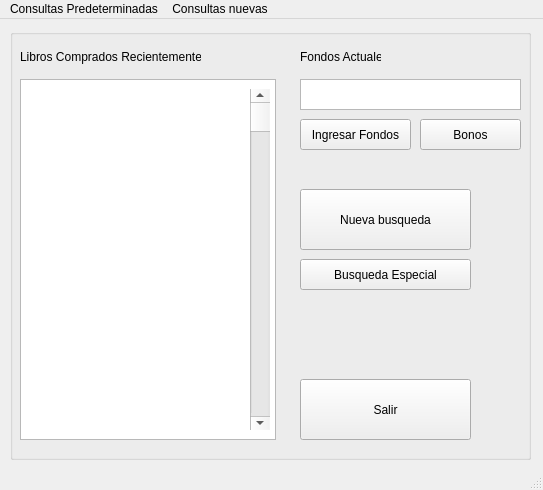
<?xml version="1.0" encoding="UTF-8"?>
<ui version="4.0">
 <class>MainWindow</class>
 <widget class="QMainWindow" name="MainWindow">
  <property name="geometry">
   <rect>
    <x>0</x>
    <y>0</y>
    <width>543</width>
    <height>490</height>
   </rect>
  </property>
  <property name="acceptDrops">
   <bool>false</bool>
  </property>
  <property name="windowTitle">
   <string>Bookeeper</string>
  </property>
  <widget class="QWidget" name="centralwidget">
   <widget class="QGroupBox" name="groupBox">
    <property name="geometry">
     <rect>
      <x>10</x>
      <y>10</y>
      <width>521</width>
      <height>431</height>
     </rect>
    </property>
    <property name="title">
     <string/>
    </property>
    <widget class="QListView" name="listaComprados">
     <property name="geometry">
      <rect>
       <x>10</x>
       <y>50</y>
       <width>256</width>
       <height>361</height>
      </rect>
     </property>
    </widget>
    <widget class="QLabel" name="label">
     <property name="geometry">
      <rect>
       <x>10</x>
       <y>20</y>
       <width>181</width>
       <height>16</height>
      </rect>
     </property>
     <property name="text">
      <string>Libros Comprados Recientemente</string>
     </property>
    </widget>
    <widget class="QPushButton" name="pushButton">
     <property name="geometry">
      <rect>
       <x>290</x>
       <y>160</y>
       <width>171</width>
       <height>61</height>
      </rect>
     </property>
     <property name="text">
      <string>Nueva busqueda</string>
     </property>
    </widget>
    <widget class="QScrollBar" name="verticalScrollBar">
     <property name="geometry">
      <rect>
       <x>240</x>
       <y>60</y>
       <width>20</width>
       <height>341</height>
      </rect>
     </property>
     <property name="orientation">
      <enum>Qt::Vertical</enum>
     </property>
    </widget>
    <widget class="QLabel" name="label_2">
     <property name="geometry">
      <rect>
       <x>290</x>
       <y>20</y>
       <width>81</width>
       <height>16</height>
      </rect>
     </property>
     <property name="text">
      <string>Fondos Actuales</string>
     </property>
    </widget>
    <widget class="QTextEdit" name="textEdit">
     <property name="geometry">
      <rect>
       <x>290</x>
       <y>50</y>
       <width>221</width>
       <height>31</height>
      </rect>
     </property>
    </widget>
    <widget class="QPushButton" name="pushButton_3">
     <property name="geometry">
      <rect>
       <x>290</x>
       <y>90</y>
       <width>111</width>
       <height>31</height>
      </rect>
     </property>
     <property name="text">
      <string>Ingresar Fondos</string>
     </property>
    </widget>
    <widget class="QPushButton" name="pushButton_2">
     <property name="geometry">
      <rect>
       <x>410</x>
       <y>90</y>
       <width>101</width>
       <height>31</height>
      </rect>
     </property>
     <property name="text">
      <string>Bonos</string>
     </property>
    </widget>
    <widget class="QPushButton" name="pushButton_4">
     <property name="geometry">
      <rect>
       <x>290</x>
       <y>230</y>
       <width>171</width>
       <height>31</height>
      </rect>
     </property>
     <property name="text">
      <string>Busqueda Especial</string>
     </property>
    </widget>
    <widget class="QPushButton" name="pushButton_5">
     <property name="geometry">
      <rect>
       <x>290</x>
       <y>350</y>
       <width>171</width>
       <height>61</height>
      </rect>
     </property>
     <property name="text">
      <string>Salir</string>
     </property>
    </widget>
   </widget>
  </widget>
  <widget class="QMenuBar" name="menubar">
   <property name="geometry">
    <rect>
     <x>0</x>
     <y>0</y>
     <width>543</width>
     <height>21</height>
    </rect>
   </property>
   <widget class="QMenu" name="menuConsultasPredeterminadas">
    <property name="title">
     <string>Consultas Predeterminadas</string>
    </property>
    <addaction name="actionLibrosRecientesConEntradasExtraRegla1"/>
    <addaction name="actionLibrosDeFiccinDe4OMsEstrellasConEntradasExtrasY10DeDescuento"/>
    <addaction name="actionRegla3"/>
    <addaction name="actionRegla4"/>
    <addaction name="actionRegla5"/>
   </widget>
   <widget class="QMenu" name="menuConsultasNuevas">
    <property name="title">
     <string>Consultas nuevas</string>
    </property>
   </widget>
   <addaction name="menuConsultasPredeterminadas"/>
   <addaction name="menuConsultasNuevas"/>
  </widget>
  <widget class="QStatusBar" name="statusbar"/>
  <action name="actionLibrosRecientesConEntradasExtraRegla1">
   <property name="text">
    <string>Libros recientes con entradas extra (Regla #1)</string>
   </property>
  </action>
  <action name="actionLibrosDeFiccinDe4OMsEstrellasConEntradasExtrasY10DeDescuento">
   <property name="text">
    <string>Libros de SciFi 4+ estrellas  10%+Extra (Regla #2)</string>
   </property>
  </action>
  <action name="actionRegla3">
   <property name="text">
    <string>Regla #3</string>
   </property>
  </action>
  <action name="actionRegla4">
   <property name="text">
    <string>Regla #4</string>
   </property>
  </action>
  <action name="actionRegla5">
   <property name="text">
    <string>Regla #5</string>
   </property>
  </action>
 </widget>
 <resources/>
 <connections/>
</ui>
